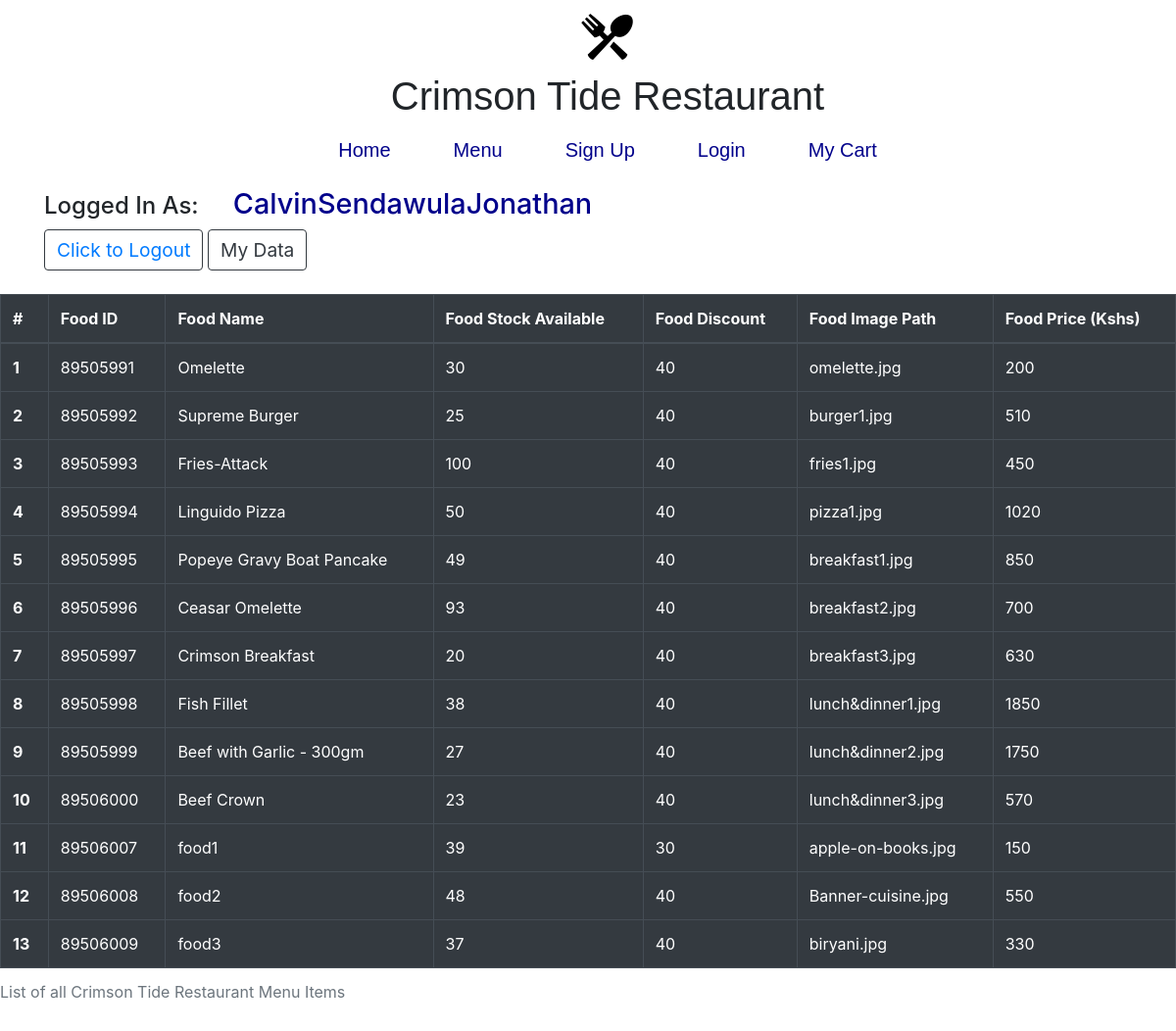
/hq/allFood.php (signed in), run on the app's committed database.
### tables this page shows
CREATE TABLE `crimson_menu_item` (
  `CrimsonMenuItemID` int(8) NOT NULL,
  `CrimsonMenuItemName` varchar(255) NOT NULL,
  `CrimsonMenuItemStockAvailable` int(8) NOT NULL,
  `CrimsonMenuItemDiscount` int(3) DEFAULT NULL,
  `CrimsonMenuItemImagePath` varchar(255) NOT NULL,
  `CrimsonMenuItemPrice` int(5) NOT NULL,
  `CrimsonMenuItemDescription` varchar(1000) NOT NULL,
  `CrimsonMenuItemCategory` varchar(255) NOT NULL
);

### hq/allFood.php (the view, shortened to what this page needs)
<!DOCTYPE html>
<html>
<head>
	<?php
		include '../SharedFiles/metatags.php';
	 ?>
	<link rel="stylesheet" href="../styles/main.css">
</head>
<body>
	<?php
		include '../SharedFiles/navBar.php';
	 ?>
	<table class="table table-bordered table-dark table-hover">
	<caption>List of all Crimson Tide Restaurant Menu Items</caption>
	  <thead>
	    <tr>
	      <th scope="col">#</th>
	      <th scope="col">Food ID</th>
		  <th scope="col">Food Name</th>
		  <th scope="col">Food Stock Available</th>
		  <th scope="col">Food Discount</th>
		  <th scope="col">Food Image Path</th>
		  <th scope="col">Food Price (Kshs)</th>
	    </tr>
	  </thead>
	  <tbody>
	  	<?php
$databaseHost = 'localhost';
$databaseName = 'crimson_tide_restaurant';
$databaseUsername = 'root';
$databasePassword = '';
$counter = 0;
$cser = mysqli_connect($databaseHost, $databaseUsername, $databasePassword, $databaseName);
$result = mysqli_query($cser, "SELECT * FROM Crimson_Menu_Item");
while($res = mysqli_fetch_array($result)) {
	$counter++;
?>
    <tr>
    	<th scope="row"><?php echo $counter ?></th>
        <td><?php echo $res['CrimsonMenuItemID']?></td>
        <td><?php echo $res['CrimsonMenuItemName']?></td>
        <td><?php echo $res['CrimsonMenuItemStockAvailable']?></td>
        <td><?php echo $res['CrimsonMenuItemDiscount']?></td>
        <td><?php echo $res['CrimsonMenuItemImagePath']?></td>
        <td><?php echo $res['CrimsonMenuItemPrice']?></td>
    </tr>
<?php
}
?>
	  </tbody>
	</table>
	</body>
</html>

### data on the page
crimson_menu_item: CrimsonMenuItemID "89505991", CrimsonMenuItemName "Omelette", CrimsonMenuItemStockAvailable "30", CrimsonMenuItemDiscount "40", CrimsonMenuItemImagePath "omelette.jpg", CrimsonMenuItemPrice "200"
crimson_menu_item: CrimsonMenuItemID "89505992", CrimsonMenuItemName "Supreme Burger", CrimsonMenuItemStockAvailable "25", CrimsonMenuItemDiscount "40", CrimsonMenuItemImagePath "burger1.jpg", CrimsonMenuItemPrice "510"
crimson_menu_item: CrimsonMenuItemID "89505993", CrimsonMenuItemName "Fries-Attack", CrimsonMenuItemStockAvailable "100", CrimsonMenuItemDiscount "40", CrimsonMenuItemImagePath "fries1.jpg", CrimsonMenuItemPrice "450"
crimson_menu_item: CrimsonMenuItemID "89505994", CrimsonMenuItemName "Linguido Pizza", CrimsonMenuItemStockAvailable "50", CrimsonMenuItemDiscount "40", CrimsonMenuItemImagePath "pizza1.jpg", CrimsonMenuItemPrice "1020"
crimson_menu_item: CrimsonMenuItemID "89505995", CrimsonMenuItemName "Popeye Gravy Boat Pancake", CrimsonMenuItemStockAvailable "49", CrimsonMenuItemDiscount "40", CrimsonMenuItemImagePath "breakfast1.jpg", CrimsonMenuItemPrice "850"
crimson_menu_item: CrimsonMenuItemID "89505996", CrimsonMenuItemName "Ceasar Omelette", CrimsonMenuItemStockAvailable "93", CrimsonMenuItemDiscount "40", CrimsonMenuItemImagePath "breakfast2.jpg", CrimsonMenuItemPrice "700"
crimson_menu_item: CrimsonMenuItemID "89505997", CrimsonMenuItemName "Crimson Breakfast", CrimsonMenuItemStockAvailable "20", CrimsonMenuItemDiscount "40", CrimsonMenuItemImagePath "breakfast3.jpg", CrimsonMenuItemPrice "630"
crimson_menu_item: CrimsonMenuItemID "89505998", CrimsonMenuItemName "Fish Fillet", CrimsonMenuItemStockAvailable "38", CrimsonMenuItemDiscount "40", CrimsonMenuItemImagePath "lunch&dinner1.jpg", CrimsonMenuItemPrice "1850"
crimson_menu_item: CrimsonMenuItemID "89505999", CrimsonMenuItemName "Beef with Garlic - 300gm", CrimsonMenuItemStockAvailable "27", CrimsonMenuItemDiscount "40", CrimsonMenuItemImagePath "lunch&dinner2.jpg", CrimsonMenuItemPrice "1750"
crimson_menu_item: CrimsonMenuItemID "89506000", CrimsonMenuItemName "Beef Crown", CrimsonMenuItemStockAvailable "23", CrimsonMenuItemDiscount "40", CrimsonMenuItemImagePath "lunch&dinner3.jpg", CrimsonMenuItemPrice "570"
crimson_menu_item: CrimsonMenuItemID "89506007", CrimsonMenuItemName "food1", CrimsonMenuItemStockAvailable "39", CrimsonMenuItemDiscount "30", CrimsonMenuItemImagePath "apple-on-books.jpg", CrimsonMenuItemPrice "150"
crimson_menu_item: CrimsonMenuItemID "89506008", CrimsonMenuItemName "food2", CrimsonMenuItemStockAvailable "48", CrimsonMenuItemDiscount "40", CrimsonMenuItemImagePath "Banner-cuisine.jpg", CrimsonMenuItemPrice "550"
crimson_menu_item: CrimsonMenuItemID "89506009", CrimsonMenuItemName "food3", CrimsonMenuItemStockAvailable "37", CrimsonMenuItemDiscount "40", CrimsonMenuItemImagePath "biryani.jpg", CrimsonMenuItemPrice "330"

### other printed values
$_SESSION['User'] "CalvinSendawulaJonathan"
